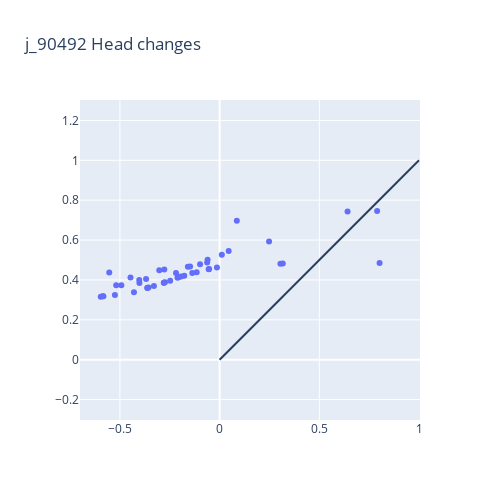

Notebook cell for this chart:
### Code cell
fig = utils.plot_head_changes(node_name, single_node_x, single_node_y)
fig.show()
